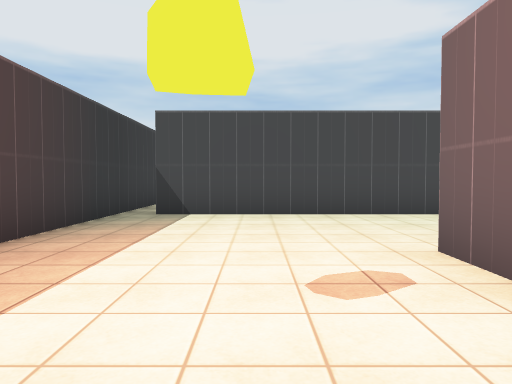
[1] (above)

24 first-person views from a walk through a Unity game level. The camera is 1.3 m above the floor, tilts 2° down and sees 70° across. The floor is counted in squares, 2 m on a side. Each view is taken from the middle of a square. On the plan, view 1 faces up. The plan holds only what a view shows up to about 11 squares ahead; the rest is blank. The place goes on beyond the plan. Some surface patterns are stand-ins.

[2]
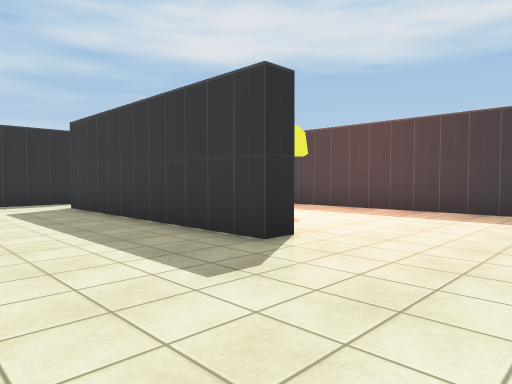

[3]
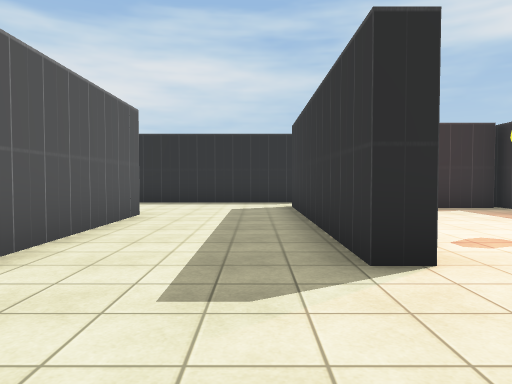

[4]
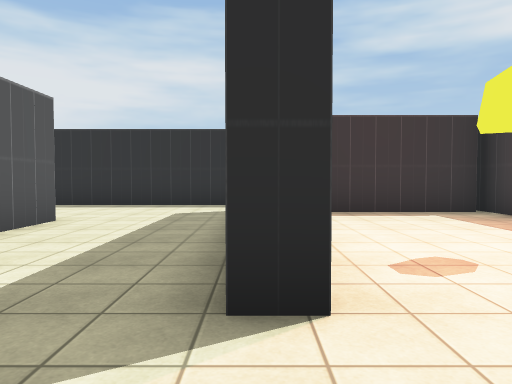

[5]
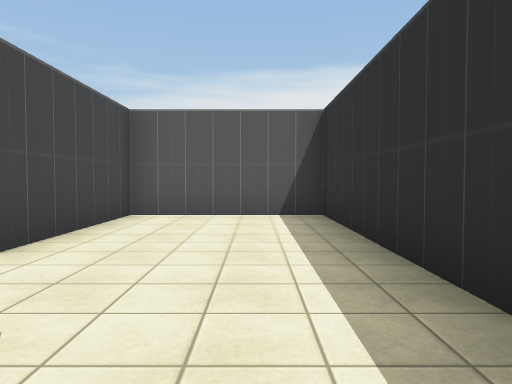

[6]
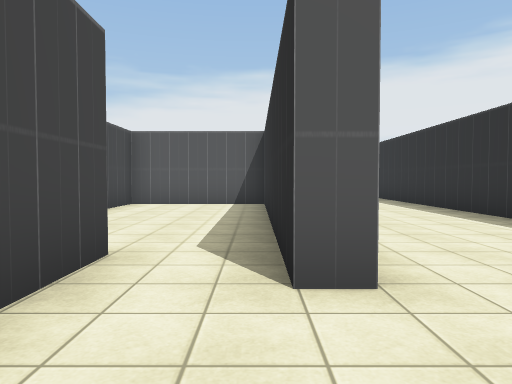

[7]
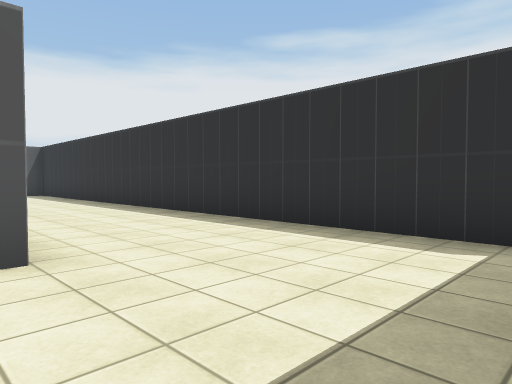

[8]
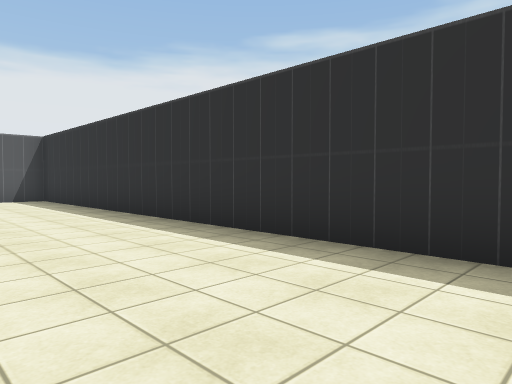

[9]
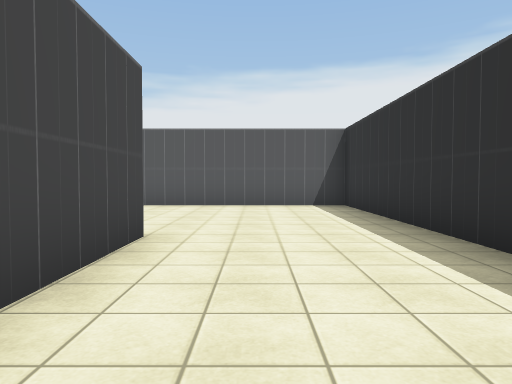

[10]
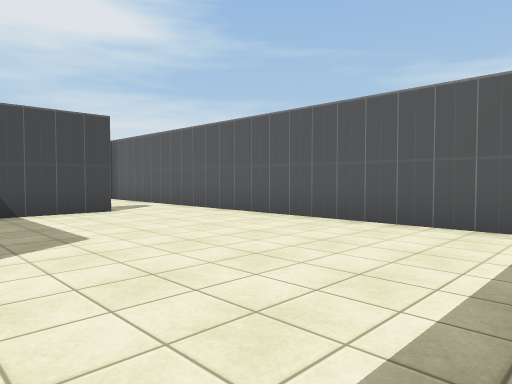

[11]
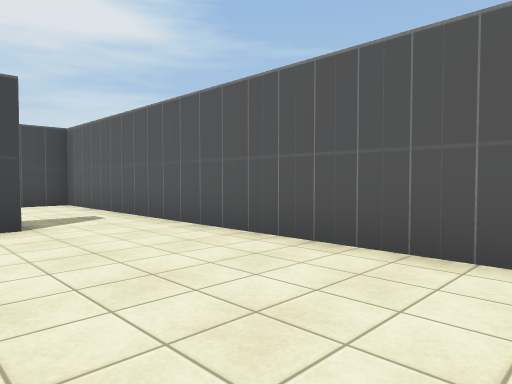

[12]
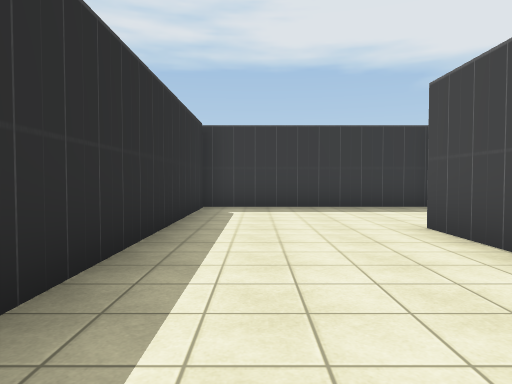

[13]
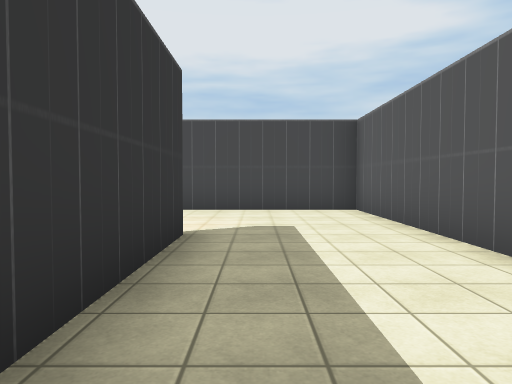

[14]
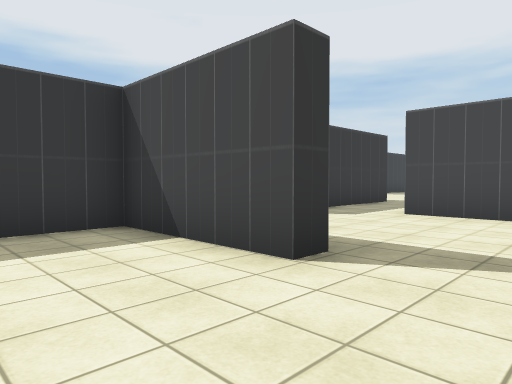

[15]
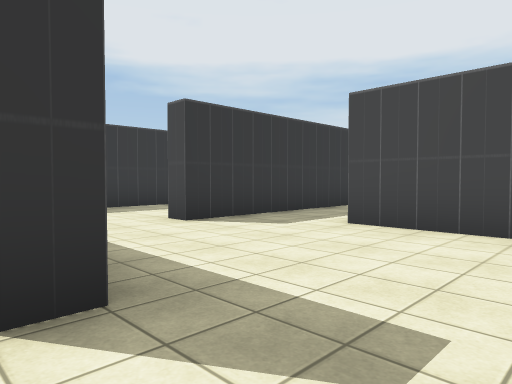

[16]
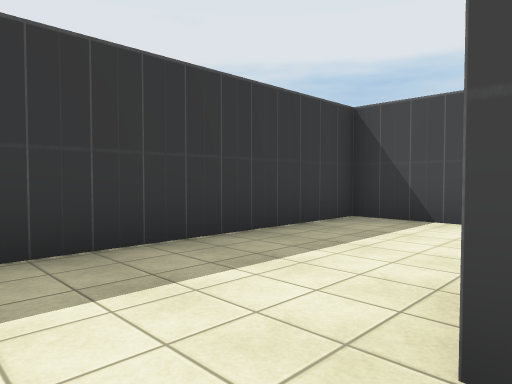

[17]
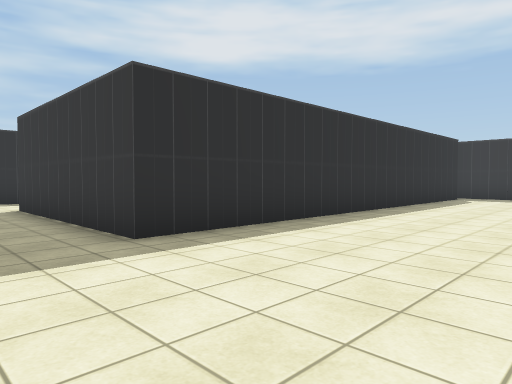

[18]
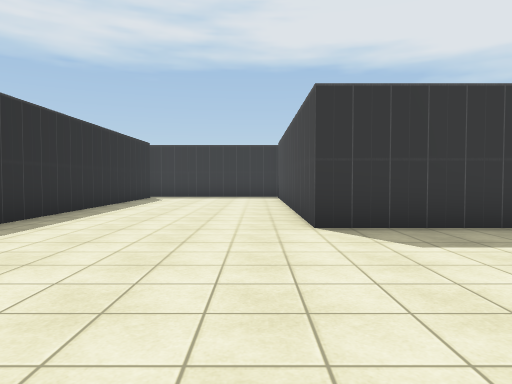

[19]
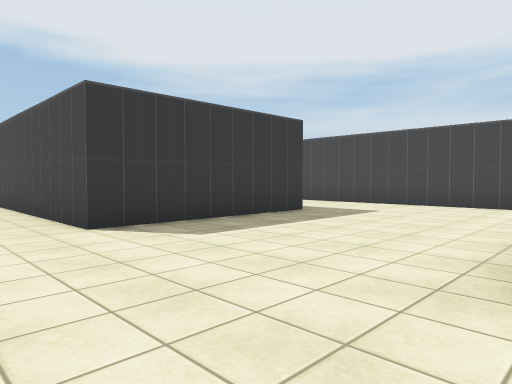

[20]
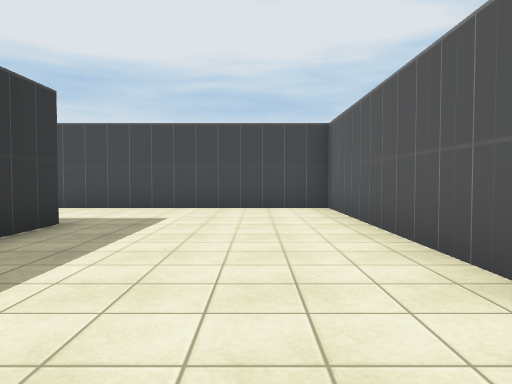

[21]
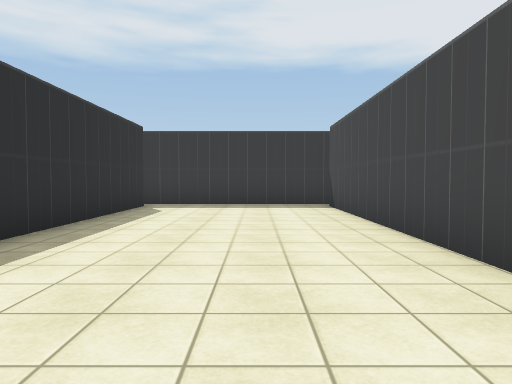

[22]
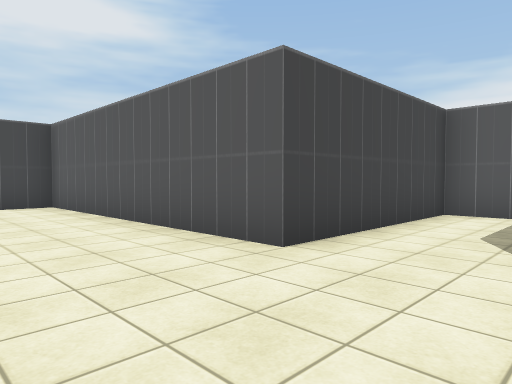

[23]
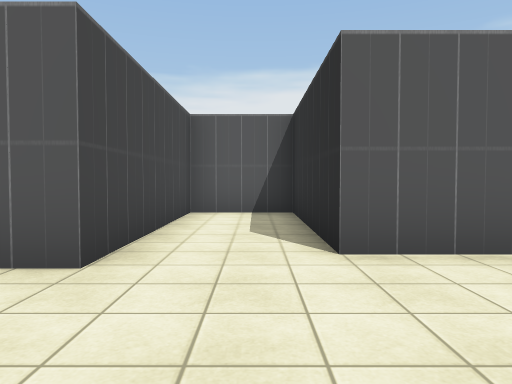

[24]
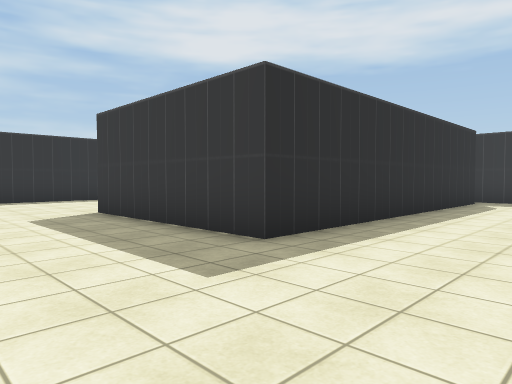

### Floor plan
Points are (right, up) in squares from view 1. A wall is a line through its corners. A room is listed if a view was taken in it or the views show most of it. See-through windows are left out.
Room 1 (views 1, 2, 3, 4, 13)
walls: (1.6, 2.2) (1.6, 3.3) (2.1, 3.3) (2.1, -2.7); (2.6, -4.2) (8.6, -4.2) (8.6, -0.7) (5.1, -0.7) (5.1, 6.8) (-1.9, 6.8); (-2.4, -2.2) (0.5, -2.2); (-2.6, 6.5) (-2.6, -2)
ways out: opening at (2, -3) to room 2; opening at (-2, 7) to room 4
Room 2 (views 5, 6, 7, 8, 9, 10, 11, 12, 14, 15)
walls: (9.2, -4.7) (6.8, -4.7); (2.8, -4.7) (1.1, -4.7) (1.1, -4.2) (2.6, -4.2); (2.1, -2.7) (0.8, -2.7); (12.1, -0.1) (12.1, -0.7) (9.1, -0.7) (9.1, -2.2); (-2.6, -2) (-2.6, -8.2) (14.1, -8.2) (14.1, 0.6)
ways out: opening at (2, -3) to room 1; opening at (13.5, 0) to room 4
Room 3 (view 16)
walls: (9.1, 2.3) (8.6, 2.3); (8.5, -0.2) (9.1, -0.2); (7.5, 6.8) (5.6, 6.8) (5.6, 1.5)
ways out: opening at (9, 1.5) to room 4
Room 4 (views 17, 18, 19, 20, 21, 22, 23, 24)
walls: (-1.9, 16.3) (6.1, 16.3) (6.1, 11.8) (-1.9, 11.8); (-2.6, 17) (-2.6, 16); (11.1, 8.8) (11.1, 10.3) (15.1, 10.3) (15.1, 12.3) (10.6, 12.3) (10.6, 19.3) (4.5, 19.3); (-2.6, 12) (-2.6, 6.5); (-1.9, 7.3) (9.1, 7.3) (9.1, 2.3); (14.1, 0.6) (14.1, 3.8) (11.1, 3.8)
ways out: opening at (-2, 7) to room 1; opening at (13.5, 0) to room 2; opening at (9, 1.5) to room 3; opening at (-2, 12); opening at (-2, 16)

Where each view was taken, in squares from view 1:
view 1: 0 up, 0 right, facing up
view 2: 6 up, 5 right, facing down-left
view 3: 6 up, 3 right, facing down
view 4: 5 up, 2 right, facing down
view 5: 3 down, 2 right, facing right
view 6: 4 down, 1 left, facing right
view 7: 4 down, 2 left, facing down-right
view 8: 5 down, 2 right, facing down-right
view 9: 6 down, 5 right, facing right
view 10: 8 down, 9 right, facing up-right
view 11: 6 down, 11 right, facing up-right
view 12: 7 down, 6 right, facing left
view 13: 1 down, 3 right, facing up
view 14: 3 down, 14 right, facing up-left
view 15: 1 down, 14 right, facing up-left
view 16: 1 up, 9 right, facing up-left
view 17: 11 up, 11 right, facing down-left
view 18: 11 up, 11 right, facing left
view 19: 10 up, 11 right, facing up-left
view 20: 11 up, 9 right, facing up
view 21: 10 up, 7 right, facing left
view 22: 10 up, 8 right, facing up-right
view 23: 11 up, 8 right, facing right
view 24: 19 up, 9 right, facing down-left
